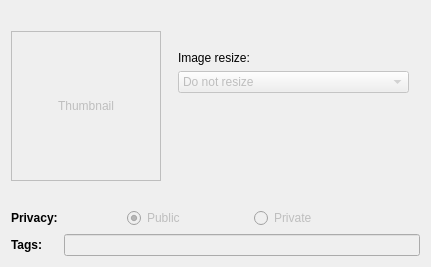
<?xml version="1.0" encoding="UTF-8"?>
<ui version="4.0">
 <class>ImageInfoWidget</class>
 <widget class="QWidget" name="ImageInfoWidget">
  <property name="geometry">
   <rect>
    <x>0</x>
    <y>0</y>
    <width>431</width>
    <height>267</height>
   </rect>
  </property>
  <property name="sizePolicy">
   <sizepolicy hsizetype="Preferred" vsizetype="Maximum">
    <horstretch>0</horstretch>
    <verstretch>0</verstretch>
   </sizepolicy>
  </property>
  <property name="windowTitle">
   <string notr="true">Form</string>
  </property>
  <layout class="QVBoxLayout" name="verticalLayout">
   <item>
    <layout class="QHBoxLayout" name="horizontalLayout">
     <item>
      <widget class="ClickableLabel" name="thumbnail">
       <property name="enabled">
        <bool>false</bool>
       </property>
       <property name="sizePolicy">
        <sizepolicy hsizetype="Fixed" vsizetype="Fixed">
         <horstretch>0</horstretch>
         <verstretch>0</verstretch>
        </sizepolicy>
       </property>
       <property name="minimumSize">
        <size>
         <width>150</width>
         <height>150</height>
        </size>
       </property>
       <property name="maximumSize">
        <size>
         <width>150</width>
         <height>150</height>
        </size>
       </property>
       <property name="frameShape">
        <enum>QFrame::Box</enum>
       </property>
       <property name="text">
        <string>Thumbnail</string>
       </property>
       <property name="textFormat">
        <enum>Qt::PlainText</enum>
       </property>
       <property name="alignment">
        <set>Qt::AlignCenter</set>
       </property>
      </widget>
     </item>
     <item>
      <layout class="QVBoxLayout" name="verticalLayout_9">
       <property name="leftMargin">
        <number>11</number>
       </property>
       <property name="rightMargin">
        <number>11</number>
       </property>
       <item>
        <spacer name="verticalSpacer_9">
         <property name="orientation">
          <enum>Qt::Vertical</enum>
         </property>
         <property name="sizeType">
          <enum>QSizePolicy::Minimum</enum>
         </property>
         <property name="sizeHint" stdset="0">
          <size>
           <width>20</width>
           <height>40</height>
          </size>
         </property>
        </spacer>
       </item>
       <item>
        <widget class="QLabel" name="label_11">
         <property name="sizePolicy">
          <sizepolicy hsizetype="Preferred" vsizetype="Maximum">
           <horstretch>0</horstretch>
           <verstretch>0</verstretch>
          </sizepolicy>
         </property>
         <property name="text">
          <string>Image resize:</string>
         </property>
        </widget>
       </item>
       <item>
        <widget class="QComboBox" name="resize">
         <property name="enabled">
          <bool>false</bool>
         </property>
         <item>
          <property name="text">
           <string>Do not resize</string>
          </property>
         </item>
         <item>
          <property name="text">
           <string>100x100 (avatar)</string>
          </property>
         </item>
         <item>
          <property name="text">
           <string>150x150 (thumbnail)</string>
          </property>
         </item>
         <item>
          <property name="text">
           <string>320x320 (for websites and email)</string>
          </property>
         </item>
         <item>
          <property name="text">
           <string>640x640 (for message boards)</string>
          </property>
         </item>
         <item>
          <property name="text">
           <string>800x800 (12-inch monitor)</string>
          </property>
         </item>
         <item>
          <property name="text">
           <string>1024x1024 (15-inch monitor)</string>
          </property>
         </item>
         <item>
          <property name="text">
           <string>1280x1280 (19-inch monitor)</string>
          </property>
         </item>
         <item>
          <property name="text">
           <string>1600x1600 (21-inch monitor)</string>
          </property>
         </item>
         <item>
          <property name="text">
           <string>Optimize only</string>
          </property>
         </item>
        </widget>
       </item>
       <item>
        <widget class="AdvancedCheckBox" name="removeSize" native="true">
         <property name="enabled">
          <bool>false</bool>
         </property>
         <property name="minimumSize">
          <size>
           <width>0</width>
           <height>10</height>
          </size>
         </property>
        </widget>
       </item>
       <item>
        <spacer name="verticalSpacer_10">
         <property name="orientation">
          <enum>Qt::Vertical</enum>
         </property>
         <property name="sizeType">
          <enum>QSizePolicy::Minimum</enum>
         </property>
         <property name="sizeHint" stdset="0">
          <size>
           <width>20</width>
           <height>40</height>
          </size>
         </property>
        </spacer>
       </item>
      </layout>
     </item>
    </layout>
   </item>
   <item>
    <layout class="QGridLayout" name="gridLayout">
     <item row="0" column="0">
      <widget class="QLabel" name="label">
       <property name="sizePolicy">
        <sizepolicy hsizetype="Preferred" vsizetype="Maximum">
         <horstretch>0</horstretch>
         <verstretch>0</verstretch>
        </sizepolicy>
       </property>
       <property name="text">
        <string>&lt;b&gt;Privacy:&lt;/b&gt;</string>
       </property>
      </widget>
     </item>
     <item row="1" column="0">
      <widget class="QLabel" name="label_2">
       <property name="text">
        <string>&lt;b&gt;Tags:&lt;/b&gt;</string>
       </property>
      </widget>
     </item>
     <item row="0" column="1">
      <layout class="QHBoxLayout" name="horizontalLayout_4">
       <item>
        <widget class="QRadioButton" name="privacyPublic">
         <property name="enabled">
          <bool>false</bool>
         </property>
         <property name="sizePolicy">
          <sizepolicy hsizetype="Maximum" vsizetype="Fixed">
           <horstretch>0</horstretch>
           <verstretch>0</verstretch>
          </sizepolicy>
         </property>
         <property name="text">
          <string>Public</string>
         </property>
         <property name="checked">
          <bool>true</bool>
         </property>
        </widget>
       </item>
       <item>
        <widget class="QRadioButton" name="privacyPrivate">
         <property name="enabled">
          <bool>false</bool>
         </property>
         <property name="sizePolicy">
          <sizepolicy hsizetype="Maximum" vsizetype="Fixed">
           <horstretch>0</horstretch>
           <verstretch>0</verstretch>
          </sizepolicy>
         </property>
         <property name="text">
          <string>Private</string>
         </property>
        </widget>
       </item>
       <item>
        <spacer name="horizontalSpacer_3">
         <property name="orientation">
          <enum>Qt::Horizontal</enum>
         </property>
         <property name="sizeType">
          <enum>QSizePolicy::Minimum</enum>
         </property>
         <property name="sizeHint" stdset="0">
          <size>
           <width>40</width>
           <height>20</height>
          </size>
         </property>
        </spacer>
       </item>
      </layout>
     </item>
     <item row="1" column="1">
      <widget class="QLineEdit" name="tags">
       <property name="enabled">
        <bool>false</bool>
       </property>
      </widget>
     </item>
    </layout>
   </item>
  </layout>
 </widget>
 <customwidgets>
  <customwidget>
   <class>ClickableLabel</class>
   <extends>QLabel</extends>
   <header>clickablelabel.h</header>
   <slots>
    <signal>clicked()</signal>
   </slots>
  </customwidget>
  <customwidget>
   <class>AdvancedCheckBox</class>
   <extends>QWidget</extends>
   <header>advancedcheckbox.h</header>
   <container>1</container>
   <slots>
    <signal>stateChanged(int)</signal>
   </slots>
  </customwidget>
 </customwidgets>
 <resources/>
 <connections>
  <connection>
   <sender>resize</sender>
   <signal>currentIndexChanged(int)</signal>
   <receiver>ImageInfoWidget</receiver>
   <slot>setResize(int)</slot>
   <hints>
    <hint type="sourcelabel">
     <x>385</x>
     <y>94</y>
    </hint>
    <hint type="destinationlabel">
     <x>60</x>
     <y>263</y>
    </hint>
   </hints>
  </connection>
  <connection>
   <sender>thumbnail</sender>
   <signal>clicked()</signal>
   <receiver>ImageInfoWidget</receiver>
   <slot>thumbnailClicked()</slot>
   <hints>
    <hint type="sourcelabel">
     <x>78</x>
     <y>149</y>
    </hint>
    <hint type="destinationlabel">
     <x>209</x>
     <y>149</y>
    </hint>
   </hints>
  </connection>
  <connection>
   <sender>privacyPublic</sender>
   <signal>toggled(bool)</signal>
   <receiver>ImageInfoWidget</receiver>
   <slot>privacyUpdated()</slot>
   <hints>
    <hint type="sourcelabel">
     <x>73</x>
     <y>202</y>
    </hint>
    <hint type="destinationlabel">
     <x>430</x>
     <y>187</y>
    </hint>
   </hints>
  </connection>
  <connection>
   <sender>tags</sender>
   <signal>textChanged(QString)</signal>
   <receiver>ImageInfoWidget</receiver>
   <slot>tagsUpdated()</slot>
   <hints>
    <hint type="sourcelabel">
     <x>162</x>
     <y>236</y>
    </hint>
    <hint type="destinationlabel">
     <x>431</x>
     <y>233</y>
    </hint>
   </hints>
  </connection>
  <connection>
   <sender>removeSize</sender>
   <signal>stateChanged(int)</signal>
   <receiver>ImageInfoWidget</receiver>
   <slot>setRemoveSize(int)</slot>
   <hints>
    <hint type="sourcelabel">
     <x>267</x>
     <y>102</y>
    </hint>
    <hint type="destinationlabel">
     <x>403</x>
     <y>266</y>
    </hint>
   </hints>
  </connection>
 </connections>
 <slots>
  <slot>setResize(int)</slot>
  <slot>setRemoveSize(int)</slot>
  <slot>thumbnailClicked()</slot>
  <slot>privacyUpdated()</slot>
  <slot>tagsUpdated()</slot>
 </slots>
</ui>
